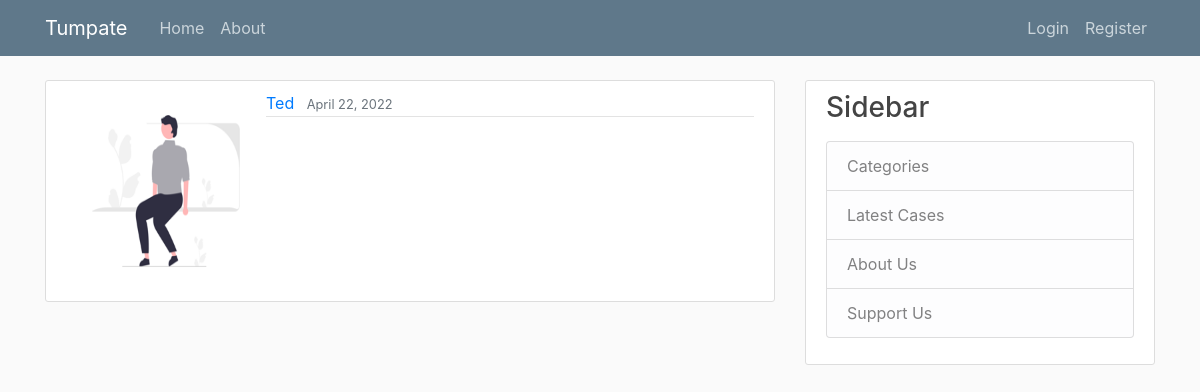
The app's page /post/4/ with its own data.
### crud/models.py (models this page shows, shortened)
class Post(models.Model):
    image = models.ImageField(upload_to='missing_people',null=True)
    name = models.CharField(max_length=100)
    age = models.IntegerField(default=0)
    gender = models.CharField(max_length=100,null=True)
    last_seen_date = models.DateField(default=timezone.now)
    last_seen_location = models.CharField(max_length=100,null=True)
    description = models.TextField()
    contact = models.IntegerField(null=True)
    date_posted = models.DateTimeField(default=timezone.now)
    author = models.ForeignKey(User, on_delete=models.CASCADE)

### users/models.py (models this page shows, shortened)
class Profile(models.Model):
    user = models.OneToOneField(User, on_delete=models.CASCADE)
    image = models.ImageField(default='default.jpg', upload_to='profile_pics')

### crud/views.py (the view)
# urls.py: path('post/<int:pk>/', PostDetailView.as_view(), name='post-detail'),
class PostDetailView(DetailView):
    model = Post

### crud/templates/crud/post_detail.html (shortened to what this page needs)
{% extends "crud/base.html" %}
{% block content %}
  <article class="media content-section">
    <img class="rounded-circle article-img" src="{{ object.author.profile.image.url }}">
    <div class="media-body">
      <div class="article-metadata">
        <a class="mr-2" href="{% url 'user-posts' object.author.username %}">{{ object.author }}</a>
        <small class="text-muted">{{ object.date_posted|date:"F d, Y" }}</small>
      </div>
    </div>
  </article>
{% endblock content %}

### crud/static/crud/main.css (style rules this page uses)
body { background: #fafafa; color: #333333; margin-top: 5rem; }
.content-section { background: #ffffff; padding: 10px 20px; border: 1px solid #dddddd; border-radius: 3px; margin-bottom: 20px; }
.article-img { height: 200px; width: 200px; margin-left: auto; margin-right: auto; }
.article-metadata { padding-bottom: 1px; margin-bottom: 4px; border-bottom: 1px solid #e3e3e3 }

### records on screen
Post: author.profile.image (picture), author "Ted", date_posted "April 22, 2022"
